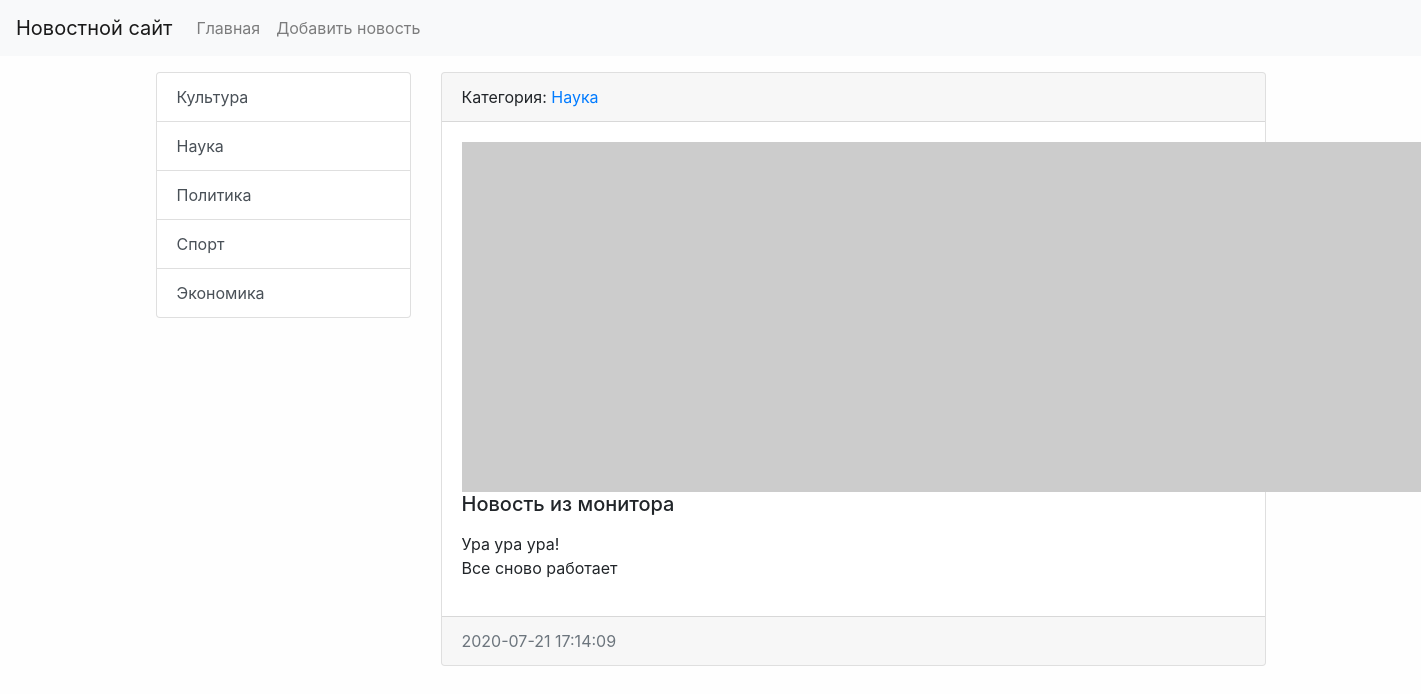
The app's page /news/13/ with its own data.
### news/models.py (models this page shows, shortened)
class Category(models.Model):
    title = models.CharField(max_length=150, db_index=True, verbose_name='Наименование категории')
    def get_absolute_url(self):
        return reverse('category', kwargs={"category_id": self.pk})
    def __str__(self):
        return self.title
    class Meta:
        verbose_name = 'Категория'
        verbose_name_plural = 'Категории'
        ordering = ['title']

class News(models.Model):
    title = models.CharField(max_length=150, verbose_name='Наименование')
    content = models.TextField(blank=True, verbose_name='Контент')
    created_at = models.DateTimeField(auto_now_add=True, verbose_name='Дата публикации')
    updated_at = models.DateTimeField(auto_now=True, verbose_name='Обновлено')
    photo = models.ImageField(upload_to='photos/%Y/%m/%d/', verbose_name='Фото', blank=True)
    is_published = models.BooleanField(default=True, verbose_name='Опубликовано')
    category = models.ForeignKey('Category', on_delete=models.PROTECT, verbose_name='Категория')
    class Meta:
        verbose_name = 'Новость'
        verbose_name_plural = 'Новости'
        ordering = ['-created_at']

### news/views.py (the view)
# urls.py: path('news/<int:pk>/', ViewNews.as_view(), name='view_news'),
class ViewNews(DetailView):
    model = News
    context_object_name = 'news_item'

### news/templatetags/news_tags.py (called while the page is built)
@register.inclusion_tag('news/list_categories.html')
def show_categories(arg1='Hello', arg2='world'):
    categories = Category.objects.all()
    return {"categories": categories, "arg1": arg1, "arg2": arg2}

### news/templates/news/news_detail.html (shortened to what this page needs)
{% extends 'base.html' %}
{% block sidebar %}
{% include 'inc/_sidebar.html' %}
{% endblock %}
{% block content %}
<div class="card mb-3">
    <div class="card-header">
        Категория: <a href="{{ news_item.category.get_absolute_url }}">{{ news_item.category }}</a>
    </div>
    <div class="card-body">
        {% if item.photo %}
        <img src="{{ news_item.photo.url }}" alt="" width="350" class="float-left mr-3">
        {% else %}
        <img src="https://picsum.photos/id/1060/350/235/?blur=2" alt="" class="float-left mr-3">
        {% endif %}
        <h5 class="card-title">{{ news_item.title }}</h5>
        <p class="card-text">{{ news_item.content|safe|linebreaks }}</p>
    </div>
    <div class="card-footer text-muted">
        {{ news_item.created_at|date:"Y-m-d H:i:s" }}
    </div>
</div>
{% endblock %}

### news/templates/news/list_categories.html
<div class="list-group">
    {% for item in categories %}
    <a href="{{ item.get_absolute_url }}" class="list-group-item list-group-item-action">{{ item.title }}</a>
    {% endfor %}
</div>

### mysite/static/css/style.css (style rules this page uses)
body { background-color: #fefefe; }

### records on screen
Category: title "Культура"
Category: title "Наука"
Category: title "Политика"
Category: title "Спорт"
Category: title "Экономика"
News: category "Наука", title "Новость из монитора", content "Ура ура ура! Все сново работает", created_at "2020-07-21 17:14:09"
